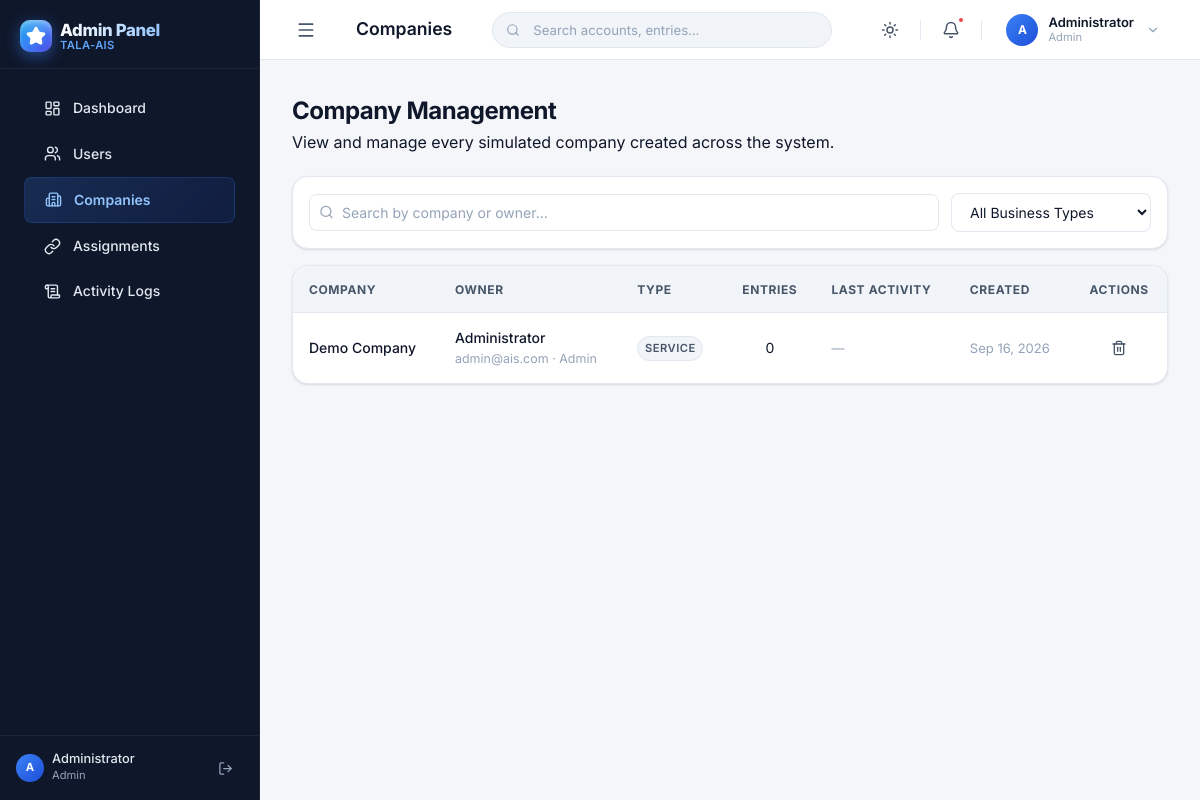
Screenshot of /admin/companies.php (signed in) with the database file from the repository.
### tables this page shows
CREATE TABLE IF NOT EXISTS `companies` (
    `id` INT AUTO_INCREMENT PRIMARY KEY,
    `user_id` INT NOT NULL,
    `name` VARCHAR(150) NOT NULL,
    `address` TEXT,
    `business_type` ENUM('Service','Merchandising','Manufacturing') NOT NULL DEFAULT 'Service',
    `tax_registered` TINYINT(1) NOT NULL DEFAULT 0,
    `tax_type` ENUM('VAT','Percentage Tax') DEFAULT NULL,
    `period_type` ENUM('Calendar','Fiscal') NOT NULL DEFAULT 'Calendar',
    `fiscal_start_month` VARCHAR(20) DEFAULT NULL,
    `fiscal_start_date` INT DEFAULT NULL,
    `fiscal_year_end` VARCHAR(20) DEFAULT 'December 31',
    `created_at` TIMESTAMP DEFAULT CURRENT_TIMESTAMP,
    FOREIGN KEY (`user_id`) REFERENCES `users`(`id`) ON DELETE CASCADE
);

CREATE TABLE IF NOT EXISTS `users` (
    `id` INT AUTO_INCREMENT PRIMARY KEY,
    `name` VARCHAR(100) NOT NULL,
    `email` VARCHAR(150) NOT NULL UNIQUE,
    `password` VARCHAR(255) NOT NULL,
    `role` ENUM('Admin','Instructor','Student') NOT NULL DEFAULT 'Student',
    `created_at` TIMESTAMP DEFAULT CURRENT_TIMESTAMP
);

### admin/companies.php (the view, shortened to what this page needs)
<?php
require_once '../includes/header.php';
$db = get_db();
$res = $db->query("
    SELECT c.id, c.name, c.business_type, c.tax_registered, c.created_at,
           u.id as owner_id, u.name as owner_name, u.email as owner_email, u.role as owner_role,
           (SELECT COUNT(*) FROM journal_entries e WHERE e.company_id = c.id AND e.deleted_at IS NULL) as entry_count,
           (SELECT MAX(e.created_at) FROM journal_entries e WHERE e.company_id = c.id AND e.deleted_at IS NULL) as last_activity
    FROM companies c
    JOIN users u ON c.user_id = u.id
    ORDER BY c.created_at DESC
");
$companies = $res->fetch_all(MYSQLI_ASSOC);
?>
<div class="page-header">
    <div class="page-header-text">
        <h1 class="page-title">Company Management</h1>
        <p class="page-subtitle">View and manage every simulated company created across the system.</p>
    </div>
</div>
<div class="card" style="padding: 1rem; margin-bottom: 1rem; display: flex; gap: 0.75rem; flex-wrap: wrap; align-items: center;">
    <div style="position: relative; flex: 1; min-width: 220px;">
        <i data-lucide="search" style="width:15px;height:15px; position:absolute; left:10px; top:50%; transform:translateY(-50%); color: var(--text-muted);"></i>
        <input type="text" id="companySearch" class="form-control" style="padding-left: 32px;" placeholder="Search by company or owner..." onkeyup="filterCompanies()">
    </div>
    <select id="typeFilter" class="form-control" style="max-width: 200px;" onchange="filterCompanies()">
        <option value="">All Business Types</option>
    </select>
</div>
<div class="card" style="padding: 0; overflow: hidden;">
    <div class="table-container">
        <table class="table">
            <thead>
                <tr>
                    <th>Company</th>
                    <th>Owner</th>
                    <th>Type</th>
                    <th class="text-center">Entries</th>
                    <th>Last Activity</th>
                    <th>Created</th>
                    <th class="text-center">Actions</th>
                </tr>
            </thead>
            <tbody id="companyTableBody">
                <?php foreach ($companies as $c): ?>
                <tr data-search="<?= htmlspecialchars(strtolower($c['name'] . ' ' . $c['owner_name'] . ' ' . $c['owner_email'])) ?>" data-type="<?= htmlspecialchars($c['business_type']) ?>">
                    <td style="font-weight: 500;"><?= htmlspecialchars($c['name']) ?></td>
                    <td>
                        <div style="font-weight: 500;"><?= htmlspecialchars($c['owner_name']) ?></div>
                        <div class="text-muted" style="font-size: 0.78rem;"><?= htmlspecialchars($c['owner_email']) ?> · <?= htmlspecialchars($c['owner_role']) ?></div>
                    </td>
                    <td><span class="badge badge-neutral"><?= htmlspecialchars($c['business_type']) ?></span></td>
                    <td class="text-center"><?= (int)$c['entry_count'] ?></td>
                    <td style="font-size: 0.8125rem; color: var(--text-muted);">
                        <?= $c['last_activity'] ? date('M j, Y', strtotime($c['last_activity'])) : '—' ?>
                    </td>
                    <td style="font-size: 0.8125rem; color: var(--text-muted);"><?= date('M j, Y', strtotime($c['created_at'])) ?></td>
                    <td>
                        <div class="flex justify-center gap-2">
                            <form method="POST" onsubmit="return confirm('Permanently delete \'<?= htmlspecialchars(addslashes($c['name'])) ?>\'? This will remove ALL its accounts, journal entries, and records. This cannot be undone.');" style="display:inline;">
                                <button type="submit" class="icon-btn text-danger" title="Delete Company">
                                    <i data-lucide="trash-2" style="width:16px;height:16px;"></i>
                                </button>
                            </form>
                        </div>
                    </td>
                </tr>
                <?php endforeach; ?>
            </tbody>
        </table>
    </div>
</div>
<?php require_once '../includes/footer.php'; ?>

### rows the page displays
companies: name "Demo Company", user.name "Administrator", user.email "admin@ais.com", user.role "Admin", business_type "SERVICE", entry_count "0", created_at "Sep 16, 2026"

### other values shown
$item['label'] "Dashboard"
$item['label'] "Users"
$item['label'] "Companies"
$item['label'] "Assignments"
$item['label'] "Activity Logs"
$initials "A"
$userName "Administrator"
$userRole "Admin"
$pageTitle "Companies"
